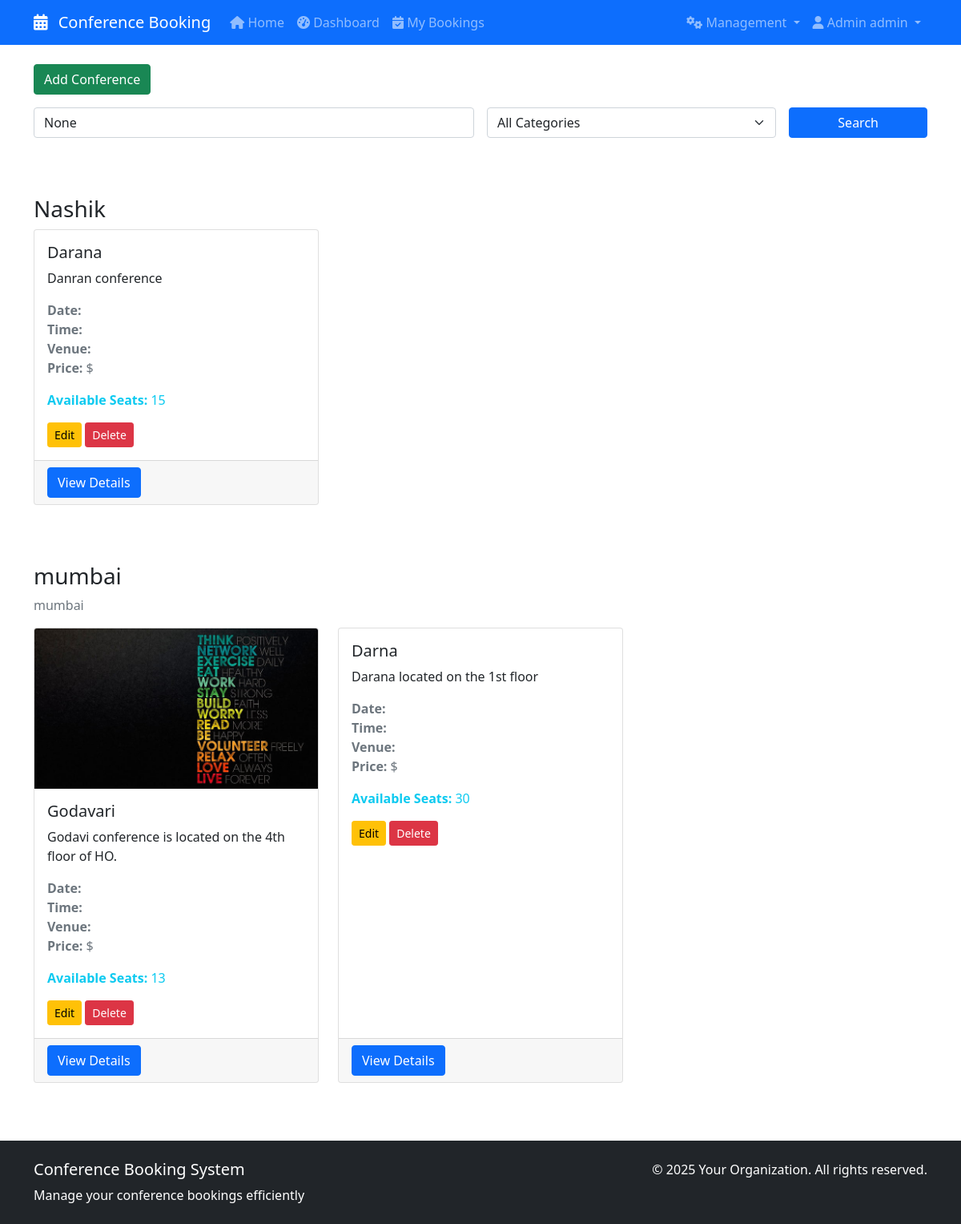
Screenshot of / (signed in) with the database file from the repository.
### bookings/models.py (models this page shows, shortened)
class Location(models.Model):
    name = models.CharField(max_length=100, unique=True)
    address = models.TextField(blank=True)

class Conference(models.Model):
    PRIORITY_CHOICES = [
        ('low', 'Low Priority'),
        ('medium', 'Medium Priority'),
        ('high', 'High Priority'),
        ('critical', 'Critical'),
    ]
    title = models.CharField(max_length=200)
    description = models.TextField()
    location = models.ForeignKey(Location, on_delete=models.CASCADE, null=True, blank=True)
    capacity = models.PositiveIntegerField()
    requires_approval = models.BooleanField(default=True)
    image = models.ImageField(upload_to='conferences/', blank=True, null=True)
    created_at = models.DateTimeField(auto_now_add=True)
    created_by = models.ForeignKey(User, on_delete=models.CASCADE)
    def available_seats(self):
        booked = Booking.objects.filter(
            conference=self,
            status__in=['pending', 'approved']
        ).count()
        return self.capacity - booked

### bookings/views.py (the view)
# urls.py: path('', views.home, name='home'),
def home(request):
    categories = ConferenceCategory.objects.all()
    conferences = Conference.objects.order_by('created_at')
    search_query = request.GET.get('search')
    category_filter = request.GET.get('category')
    if search_query:
        conferences = conferences.filter(
            Q(title__icontains=search_query) |
            Q(description__icontains=search_query) |
            Q(venue__icontains=search_query)
        )
    if category_filter:
        conferences = conferences.filter(category_id=category_filter)
    locations = Location.objects.all()
    conferences_by_location = {}
    for location in locations:
        conferences_by_location[location] = conferences.filter(location=location)
    context = {
        'conferences_by_location': conferences_by_location,
        'categories': categories,
        'search_query': search_query,
        'category_filter': category_filter,
        'locations': locations,
    }
    return render(request, 'bookings/home.html', context)

### bookings/templates/bookings/home.html (shortened to what this page needs)
{% extends 'base.html' %}
{% block content %}
<div class="row mb-4">
    <div class="col-12">
        {% if user.is_authenticated and user.is_superuser %}
            <a href="{% url 'add_conference' %}" class="btn btn-success mb-3">Add Conference</a>
        {% endif %}
        <form method="get" class="row g-3 mb-4">
            <div class="col-md-6">
                <input type="text" class="form-control" name="search"
                       placeholder="Search conferences..." value="{{ search_query }}">
            </div>
            <div class="col-md-4">
                <select class="form-select" name="category">
                    <option value="">All Categories</option>
                </select>
            </div>
            <div class="col-md-2">
                <button type="submit" class="btn btn-primary w-100">Search</button>
            </div>
        </form>
    </div>
</div>
{% if conferences_by_location %}
    {% for location, conferences in conferences_by_location.items %}
        <h3 class="mt-5">{{ location.name }}</h3>
        {% if location.address %}<p class="text-muted">{{ location.address }}</p>{% endif %}
        <div class="row">
            {% for conference in conferences %}
                <div class="col-md-6 col-lg-4 mb-4">
                    <div class="card h-100">
                        {% if conference.image %}
                            <img src="{{ conference.image.url }}" class="card-img-top" style="height: 200px; object-fit: cover;">
                        {% endif %}
                        <div class="card-body">
                            <h5 class="card-title">{{ conference.title }}</h5>
                            <p class="card-text">{{ conference.description|truncatewords:20 }}</p>
                            <p class="text-muted">
                                <strong>Date:</strong> {{ conference.date }}<br>
                                <strong>Time:</strong> {{ conference.time }}<br>
                                <strong>Venue:</strong> {{ conference.venue }}<br>
                                <strong>Price:</strong> ${{ conference.price }}
                            </p>
                            <p class="text-info">
                                <strong>Available Seats:</strong> {{ conference.available_seats }}
                            </p>
                            {% if user.is_authenticated and user.is_superuser %}
                                <a href="{% url 'edit_conference' conference.pk %}" class="btn btn-sm btn-warning">Edit</a>
                                <a href="{% url 'delete_conference' conference.pk %}" class="btn btn-sm btn-danger">Delete</a>
                            {% endif %}
                        </div>
                        <div class="card-footer">
                            <a href="{% url 'conference_detail' conference.pk %}" class="btn btn-primary">View Details</a>
                        </div>
                    </div>
                </div>
            {% empty %}
                <div class="col-12"><p class="text-muted">No conferences for this location.</p></div>
            {% endfor %}
        </div>
    {% endfor %}
{% else %}
    <div class="text-center py-5">
        <h4>No conferences found</h4>
        <p class="text-muted">There are no upcoming conferences matching your criteria.</p>
    </div>
{% endif %}
{% endblock %}

### bookings/templates/base.html (shortened to what this page needs)
<!DOCTYPE html>
<html lang="en">
<head>
    <link href="https://cdn.jsdelivr.net/npm/bootstrap@5.1.3/dist/css/bootstrap.min.css" rel="stylesheet">
    <link rel="stylesheet" href="https://cdnjs.cloudflare.com/ajax/libs/font-awesome/6.0.0/css/all.min.css">
</head>
<body>
    <nav class="navbar navbar-expand-lg navbar-dark bg-primary">
        <div class="container">
            <a class="navbar-brand" href="{% url 'home' %}">
                <i class="fas fa-calendar-alt me-2"></i>
                Conference Booking
            </a>
            <div class="collapse navbar-collapse" id="navbarNav">
                <ul class="navbar-nav me-auto">
                    <li class="nav-item">
                        <a class="nav-link" href="{% url 'home' %}">
                            <i class="fas fa-home"></i> Home
                        </a>
                    </li>
                    {% if user.is_authenticated %}
                    <li class="nav-item">
                        <a class="nav-link" href="{% url 'dashboard' %}">
                            <i class="fas fa-tachometer-alt"></i> Dashboard
                        </a>
                    </li>
                    <li class="nav-item">
                        <a class="nav-link" href="{% url 'my_bookings' %}">
                            <i class="fas fa-calendar-check"></i> My Bookings
                        </a>
                    </li>
                    {% endif %}
                </ul>
                <ul class="navbar-nav">
                    {% if user.is_authenticated %}
                        {% if user.is_staff %}
                        <li class="nav-item dropdown">
                            <a class="nav-link dropdown-toggle" href="#" id="managerDropdown" role="button" data-bs-toggle="dropdown">
                                <i class="fas fa-cogs"></i> Management
                            </a>
                        </li>
                        {% endif %}
                        <li class="nav-item dropdown">
                            <a class="nav-link dropdown-toggle" href="#" id="userDropdown" role="button" data-bs-toggle="dropdown">
                                <i class="fas fa-user"></i> {{ user.get_full_name|default:user.username }}
                            </a>
                        </li>
                    {% endif %}
                </ul>
            </div>
        </div>
    </nav>
    <main class="container mt-4">
        {% block content %}
        {% endblock %}
    </main>
    <footer class="bg-dark text-white mt-5 py-4">
        <div class="container">
            <div class="row">
                <div class="col-md-6">
                    <h5>Conference Booking System</h5>
                    <p class="mb-0">Manage your conference bookings efficiently</p>
                </div>
                <div class="col-md-6 text-md-end">
                    <p class="mb-0">© {% now "Y" %} Your Organization. All rights reserved.</p>
                </div>
            </div>
        </div>
    </footer>
</body>
</html>

### rows the page displays
Location: name "Nashik"
Conference: title "Darana", description "Danran conference", available_seats "15"
Location: name "mumbai", address "mumbai"
Conference: image (picture), title "Godavari", description "Godavi conference is located on the 4th floor of HO.", available_seats "13"
Conference: title "Darna", description "Darana located on the 1st floor", available_seats "30"

### other values shown
{{ user.get_full_name|default:user.username }} "Admin admin"
